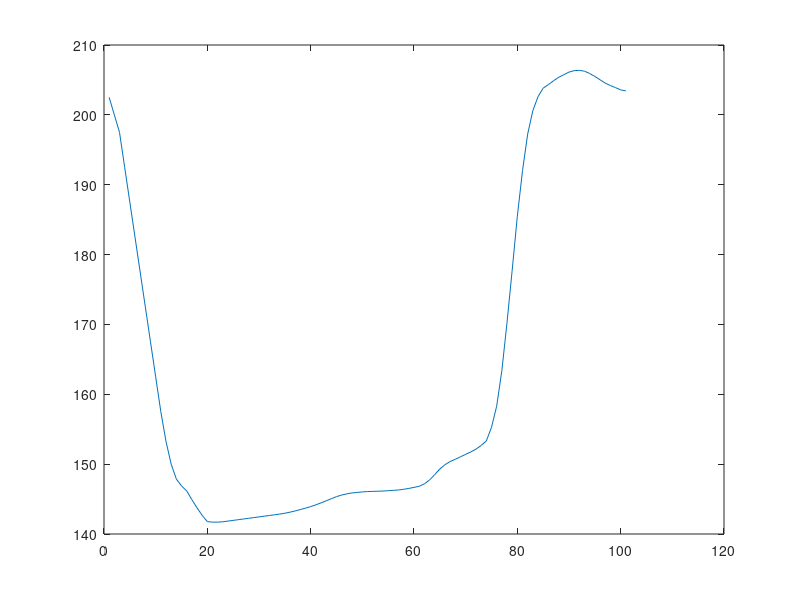

Reproduce this figure in MATLAB. (Note: this script raises an error after producing the figure.)
y = [205,200,195,190,185,180,175,170,165,160,155,150,148,147,146.5,146,145.2,142,141.8,141.7,141.6,141.7,141.8,141.9,142,142.1,142.2,142.3,142.4,142.5,142.6,142.7,142.8,142.9,143,143.2,143.4,143.6,143.8,144,144.3,144.6,144.9,145.2,145.5,145.8,145.8,145.9,146,146.1,146.1,146.1,146.1,146.2,146.2,146.3,146.3,146.4,146.6,146.8,146.9,147,148,149,150,150.2,150.5,150.8,151.3,151.6,151.9,152.2,152.9,153.7,154.5,160,165,174,182,190,196,200,203,203.4,204,204.9,205,205.6,206,206.4,206.5,206.4, 206.2,205.9,205.2,204.7,204.3,204,203.8,203.5,203];
y_filtrada = movmean(y,4);
x_original = linspace(1, 101, 101);
x_interpolado = linspace(1, 101, 1000);
tarso = interp1(x_original, y_filtrada, x_interpolado, 'linear');
figure()
plot(y_filtrada)

%%
% Ejemplo de matriz de señales (reemplázala por tu matriz real)
signal_matrix = signals_matrix; % 15 señales, 98 puntos cada una

% Calcular el promedio de las señales
average_signal = mean(signal_matrix, 1);

% Ajustar la señal para que sea periódica
average_signal(end) = average_signal(1);

% Generar índices originales (1 a 98, ya que hay 98 puntos)
original_indices = linspace(1, 98, 98);

% Crear nuevos índices para interpolar a 1000 puntos
new_indices = linspace(1, 98, 1000);

% Interpolación
interpolated_signal = interp1(original_indices, average_signal, new_indices, 'linear');

% Graficar el promedio original y el promedio interpolado
figure;
plot(original_indices, average_signal, 'o-', 'LineWidth', 1.5); hold on;
plot(new_indices, interpolated_signal, '-', 'LineWidth', 1.5);
legend('Promedio Original', 'Promedio Interpolado');
xlabel('Índice');
ylabel('Amplitud');
title('Promedio e Interpolación Periódica de Señales');
grid on;

%%
tarsofinal = interpolated_signal'

%%
 % Ejemplo de señal entre 0 y 1

% Rango objetivo
min_target = -0.10;
max_target = 0.10;

% Normalización lineal
p1_scaled = min_target + (stifle - 0) * (max_target - min_target) / (1 - 0);



